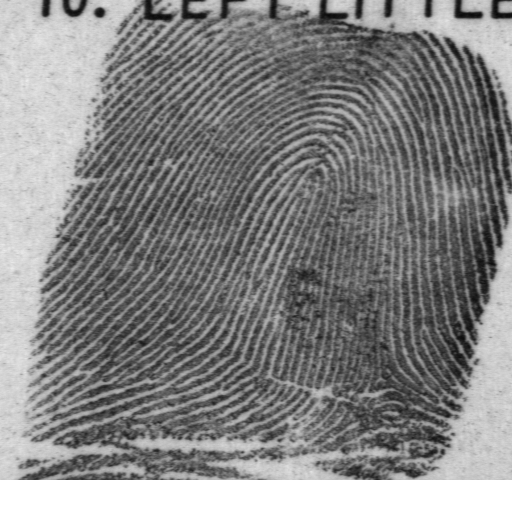
#> input picture TEST/f1504_10.png, 512 x 512 px; its folder holds only this picture in this run
$ python -i ChrisProcessing.py   (imports and definitions only)
#> lines starting #> are read from the running program, lines starting #| are printed output that depends on the picture; after the words box and inside, x2 and y2 are one past the last pixel; in counts of white or black regions, pixels touching at a corner belong together
import cv2
import os
import numpy as np

def load_data(directory):
    matching_pairs = set()

    for filename in os.listdir(directory):
        if filename.endswith('.png'):
            first_char = filename[0]
            opposite_first_char = 's' if first_char == 'f' else 'f'
            matching_filename = opposite_first_char + filename[1:]
            if matching_filename in os.listdir(directory):
                pair = tuple(sorted((filename, matching_filename)))
                matching_pairs.add(pair)

    matching_pairs = list(matching_pairs)
    return matching_pairs

def extract_minutiae(image_path):
#> called with image_path = 'TEST/f1504_10.png'
    image = cv2.imread(image_path, cv2.IMREAD_GRAYSCALE)
#> image is the input picture: shape (512, 512); min 9, max 255, mean 132.6
    _, binary_image = cv2.threshold(image, 128, 255, cv2.THRESH_BINARY)
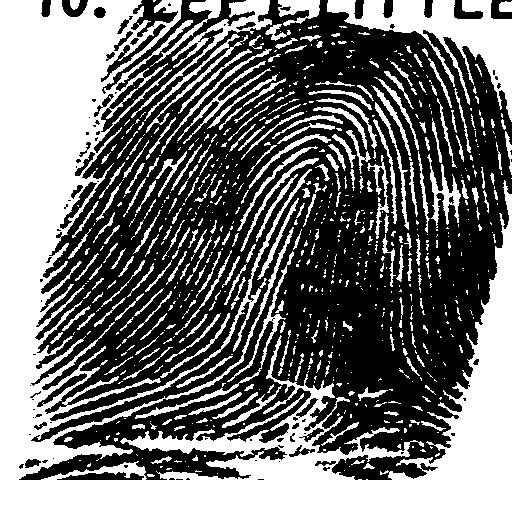
#> binary_image: shape (512, 512); 44.4% white; 785 white regions (535 under 20 px), largest, box (x1, y1, x2, y2) and area: (0, 0, 512, 512) 79141, (327, 0, 512, 122) 7047, (131, 0, 272, 118) 1792
    binary_image = cv2.medianBlur(binary_image, 3)
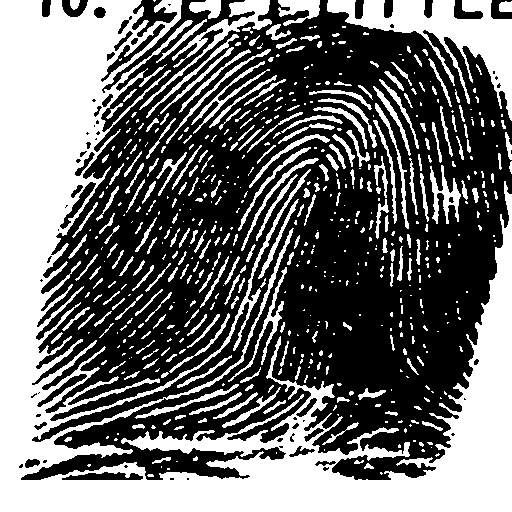
#> binary_image: shape (512, 512); 43.3% white; 601 white regions (353 under 20 px)
    contours, _ = cv2.findContours(binary_image, cv2.RETR_EXTERNAL, cv2.CHAIN_APPROX_SIMPLE)
#> contours = 600 contours, 425 with area under 20; largest, box (x1, y1, x2, y2) and area: (0, 0, 512, 512) 77774, (327, 0, 512, 121) 6570, (139, 0, 272, 110) 1440, (430, 165, 461, 224) 584, (278, 0, 320, 26) 539
    minutiae = []

    for contour in contours:
        epsilon = 0.02 * cv2.arcLength(contour, True)
        simplified_contour = cv2.approxPolyDP(contour, epsilon, True)
        hull = cv2.convexHull(simplified_contour, returnPoints=True)
        for point in hull:
            if len(minutiae) < 50:
                minutiae.append(tuple(point[0]))
#> this loop made 600 passes
#> epsilon on passes 1, 2, 5: 0.285, 0.125, 0.165
#> after the loop, minutiae = 50 pairs, first value 87 to 438, second value 455 to 476

    while len(minutiae) < 50:
        point_index = np.random.randint(0, len(minutiae))
        point = minutiae[point_index]
        offset = np.random.uniform(-5, 5, size=2)
        new_point = tuple(point[0] + offset)
        minutiae.append(new_point)
#> this loop made 0 passes

    return minutiae

def calculate_minutiae_distances(minutiae1, minutiae2):
    distances = []
    for point1 in minutiae1:
        for point2 in minutiae2:
            distance = np.linalg.norm(np.array(point1) - np.array(point2))
            distances.append(distance)

    return distances

>>> result = extract_minutiae('TEST/f1504_10.png')
#> result has the same summary as minutiae in extract_minutiae

$ run again, on TEST/f1509_08.png
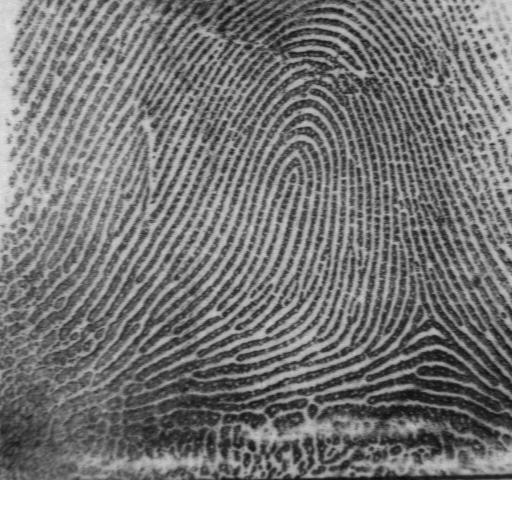
#> input picture TEST/f1509_08.png, 512 x 512 px
#> in extract_minutiae, image is the input picture: shape (512, 512); min 12, max 255, mean 123.9
#> in extract_minutiae, `_, binary_image = cv2.threshold(image, 128, 255, cv2.THRESH_BINARY)`:
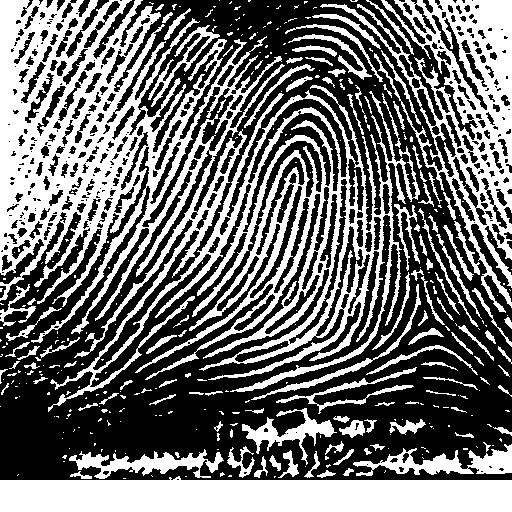
#> binary_image: shape (512, 512); 43.7% white; 369 white regions (252 under 20 px), largest, box (x1, y1, x2, y2) and area: (0, 0, 420, 412) 62676, (0, 476, 512, 512) 16408, (320, 0, 512, 313) 14662
#> in extract_minutiae, `binary_image = cv2.medianBlur(binary_image, 3)`:
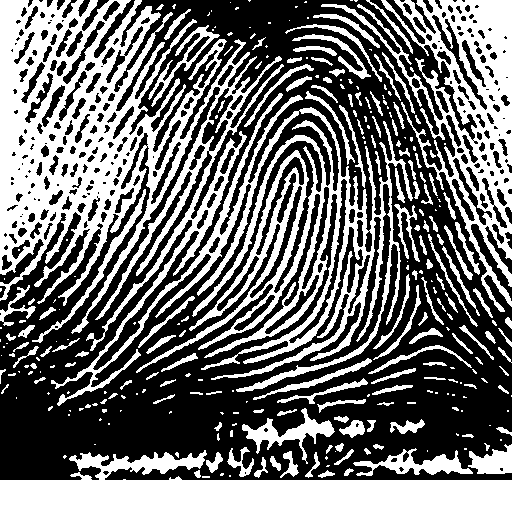
#> binary_image: shape (512, 512); 43.5% white; 285 white regions (140 under 20 px)
#> contours = 282 contours, 170 with area under 20; largest, box (x1, y1, x2, y2) and area: (0, 0, 413, 406) 67918, (321, 0, 512, 312) 17700, (0, 450, 512, 512) 17443, (242, 408, 335, 464) 1211, (353, 448, 473, 476) 1210
#> the loop in extract_minutiae, `for contour in contours:` made 282 passes
#> epsilon on passes 3 to 5: 0.177, 0.779, 0.438
#> after the loop in extract_minutiae, `for contour in contours:`: minutiae = 50 pairs, first value 194 to 353, second value 456 to 477
#> result has the same summary as minutiae in extract_minutiae

$ run again, on TEST/f1514_01.png
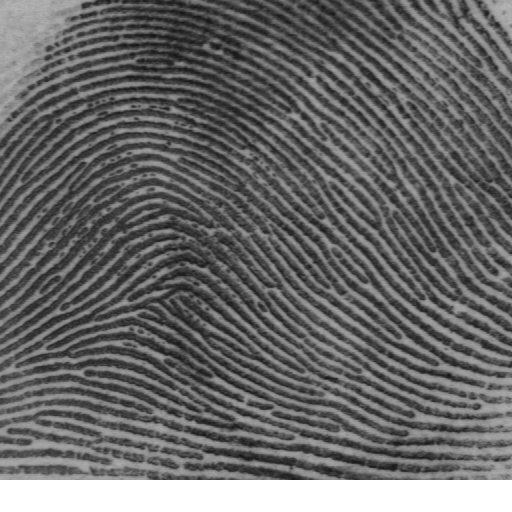
#> input picture TEST/f1514_01.png, 512 x 512 px
#> in extract_minutiae, image is the input picture: shape (512, 512); min 19, max 255, mean 103.8
#> in extract_minutiae, `_, binary_image = cv2.threshold(image, 128, 255, cv2.THRESH_BINARY)`:
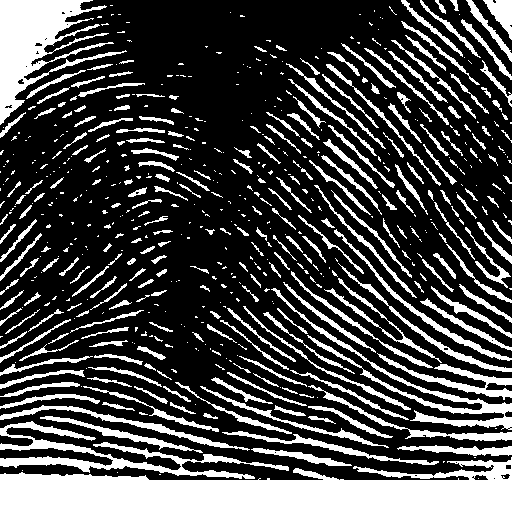
#> binary_image: shape (512, 512); 27.1% white; 594 white regions (333 under 20 px), largest, box (x1, y1, x2, y2) and area: (0, 457, 512, 512) 18505, (0, 0, 127, 125) 6030, (0, 421, 289, 479) 3655
#> in extract_minutiae, `binary_image = cv2.medianBlur(binary_image, 3)`:
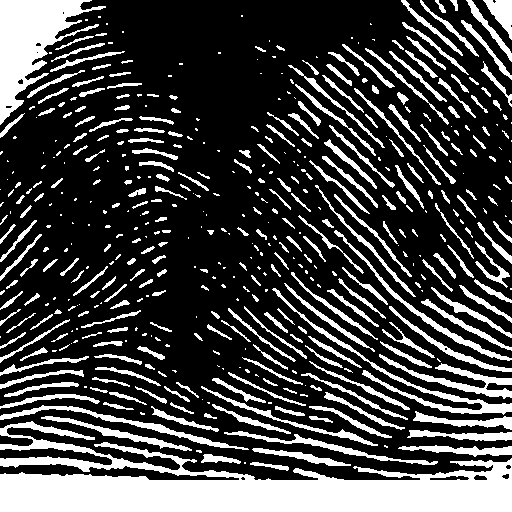
#> binary_image: shape (512, 512); 26.3% white; 488 white regions (212 under 20 px)
#> contours = 488 contours, 273 with area under 20; largest, box (x1, y1, x2, y2) and area: (0, 421, 512, 512) 20746, (0, 0, 106, 125) 5228, (272, 288, 512, 415) 1384, (379, 354, 512, 399) 1028, (0, 405, 249, 450) 918
#> the loop in extract_minutiae, `for contour in contours:` made 488 passes
#> (epsilon, simplified_contour, hull) on passes 1 to 3: (1.69, [[250, 463], [288, 469], [287, 466]], [[287, 466], [288, 469], [250, 463]]), (0.08, [[244, 462], [244, 463], [245, 463], [245, 462]], [[245, 462], [245, 463], [244, 463], [244, 462]]), (1.86, [[201, 461], [240, 462], [211, 454], [204, 454]], [[204, 454], [211, 454], [240, 462], [201, 461]])
#> after the loop in extract_minutiae, `for contour in contours:`: minutiae = 50 pairs, first value 0 to 511, second value 413 to 511
#> result has the same summary as minutiae in extract_minutiae

$ run again, on TEST/f1522_03.png
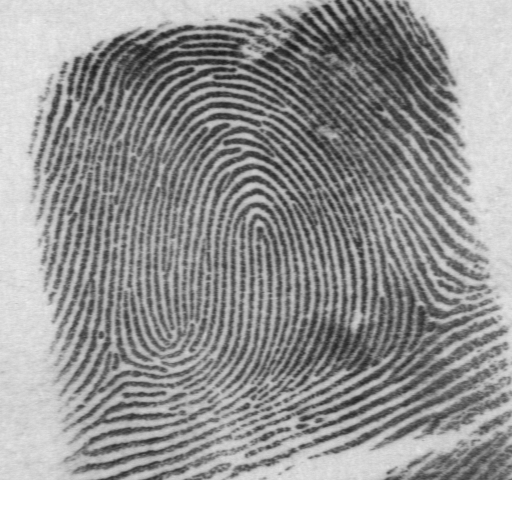
#> input picture TEST/f1522_03.png, 512 x 512 px
#> in extract_minutiae, image is the input picture: shape (512, 512); min 26, max 255, mean 152.3
#> in extract_minutiae, `_, binary_image = cv2.threshold(image, 128, 255, cv2.THRESH_BINARY)`:
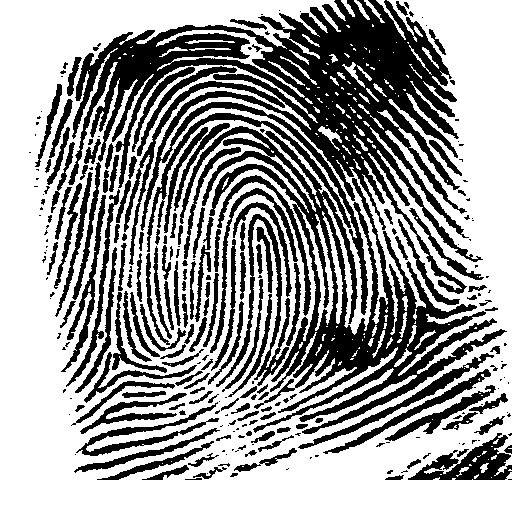
#> binary_image: shape (512, 512); 61.7% white; 269 black regions (117 under 20 px), largest, box (x1, y1, x2, y2) and area: (68, 0, 483, 315) 35256, (180, 126, 507, 434) 19949, (408, 433, 512, 480) 2106
#> in extract_minutiae, `binary_image = cv2.medianBlur(binary_image, 3)`:
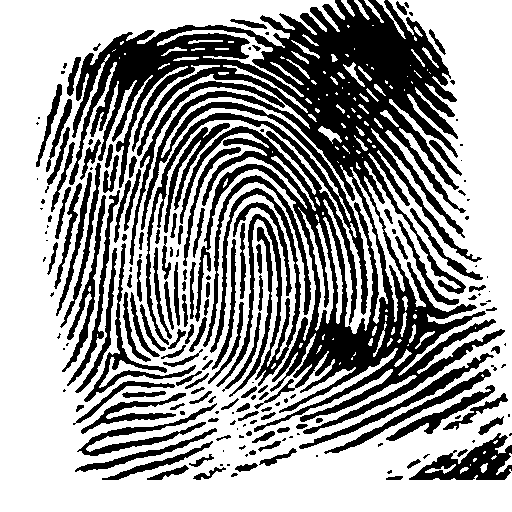
#> binary_image: shape (512, 512); 61.7% white; 198 black regions (75 under 20 px)
#> contours = 131 contours, 85 with area under 20; largest, box (x1, y1, x2, y2) and area: (0, 0, 512, 512) 185960, (157, 30, 304, 97) 820, (298, 207, 334, 331) 736, (350, 167, 405, 322) 654, (323, 217, 343, 324) 384
#> the loop in extract_minutiae, `for contour in contours:` made 131 passes
#> epsilon on passes 1, 3, 4, 5, 6, 7, 8, 9: 0.455, 1.55, 0.523, 0.205, 0.266, 1.25, 0.137, 0.221
#> after the loop in extract_minutiae, `for contour in contours:`: minutiae = 50 pairs, first value 425 to 511, second value 441 to 474
#> result has the same summary as minutiae in extract_minutiae
